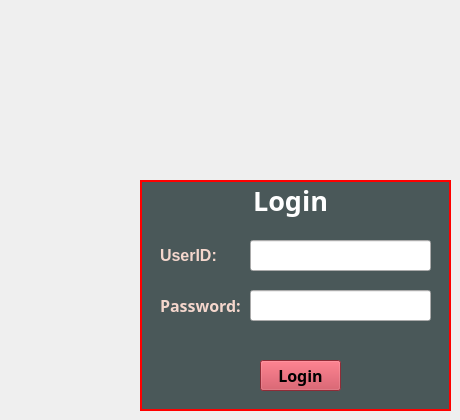
    <widget class="QWidget" name="loginPage">
     <property name="styleSheet">
      <string notr="true">QWidget#loginPage{
	
	background-color: rgb(50, 55, 59);
}</string>
     </property>
     <widget class="QLabel" name="label_4">
      <property name="geometry">
       <rect>
        <x>140</x>
        <y>180</y>
        <width>311</width>
        <height>231</height>
       </rect>
      </property>
      <property name="styleSheet">
       <string notr="true">background-color: rgb(74, 88, 89);
 border: 2px solid red;</string>
      </property>
      <property name="text">
       <string/>
      </property>
     </widget>
     <widget class="QLabel" name="label_5">
      <property name="geometry">
       <rect>
        <x>240</x>
        <y>180</y>
        <width>101</width>
        <height>41</height>
       </rect>
      </property>
      <property name="font">
       <font>
        <family>Barlow</family>
        <pointsize>20</pointsize>
        <bold>true</bold>
       </font>
      </property>
      <property name="styleSheet">
       <string notr="true">color: rgb(255, 255, 255);</string>
      </property>
      <property name="text">
       <string>Login</string>
      </property>
      <property name="alignment">
       <set>Qt::AlignmentFlag::AlignCenter</set>
      </property>
     </widget>
     <widget class="QLabel" name="label_6">
      <property name="geometry">
       <rect>
        <x>160</x>
        <y>240</y>
        <width>61</width>
        <height>31</height>
       </rect>
      </property>
      <property name="font">
       <font>
        <family>Segoe UI</family>
        <pointsize>12</pointsize>
        <bold>true</bold>
       </font>
      </property>
      <property name="styleSheet">
       <string notr="true">color: rgb(244, 214, 204);</string>
      </property>
      <property name="text">
       <string>UserID: </string>
      </property>
     </widget>
     <widget class="QLineEdit" name="userid_input">
      <property name="geometry">
       <rect>
        <x>250</x>
        <y>240</y>
        <width>181</width>
        <height>31</height>
       </rect>
      </property>
      <property name="font">
       <font>
        <family>Barlow</family>
        <pointsize>10</pointsize>
        <bold>false</bold>
       </font>
      </property>
     </widget>
     <widget class="QLabel" name="label_7">
      <property name="geometry">
       <rect>
        <x>160</x>
        <y>290</y>
        <width>81</width>
        <height>31</height>
       </rect>
      </property>
      <property name="font">
       <font>
        <family>Barlow</family>
        <pointsize>12</pointsize>
        <bold>true</bold>
       </font>
      </property>
      <property name="styleSheet">
       <string notr="true">color: rgb(244, 214, 204);</string>
      </property>
      <property name="text">
       <string>Password: </string>
      </property>
     </widget>
     <widget class="QLineEdit" name="userid_input_2">
      <property name="geometry">
       <rect>
        <x>250</x>
        <y>290</y>
        <width>181</width>
        <height>31</height>
       </rect>
      </property>
      <property name="font">
       <font>
        <family>Barlow</family>
        <pointsize>10</pointsize>
        <bold>false</bold>
       </font>
      </property>
      <property name="echoMode">
       <enum>QLineEdit::EchoMode::Password</enum>
      </property>
     </widget>
     <widget class="QPushButton" name="loginbtn">
      <property name="geometry">
       <rect>
        <x>260</x>
        <y>360</y>
        <width>81</width>
        <height>31</height>
       </rect>
      </property>
      <property name="font">
       <font>
        <family>Barlow</family>
        <pointsize>12</pointsize>
        <bold>true</bold>
       </font>
      </property>
      <property name="styleSheet">
       <string notr="true">background-color: rgb(200, 62, 77);</string>
      </property>
      <property name="text">
       <string>Login</string>
      </property>
     </widget>
     <widget class="QLabel" name="login_error_label">
      <property name="geometry">
       <rect>
        <x>200</x>
        <y>330</y>
        <width>221</width>
        <height>16</height>
       </rect>
      </property>
      <property name="font">
       <font>
        <family>Segoe UI</family>
        <pointsize>10</pointsize>
        <bold>true</bold>
       </font>
      </property>
      <property name="styleSheet">
       <string notr="true">color: rgb(255, 0, 0);</string>
      </property>
      <property name="text">
       <string/>
      </property>
      <property name="alignment">
       <set>Qt::AlignmentFlag::AlignCenter</set>
      </property>
     </widget>
    </widget>
